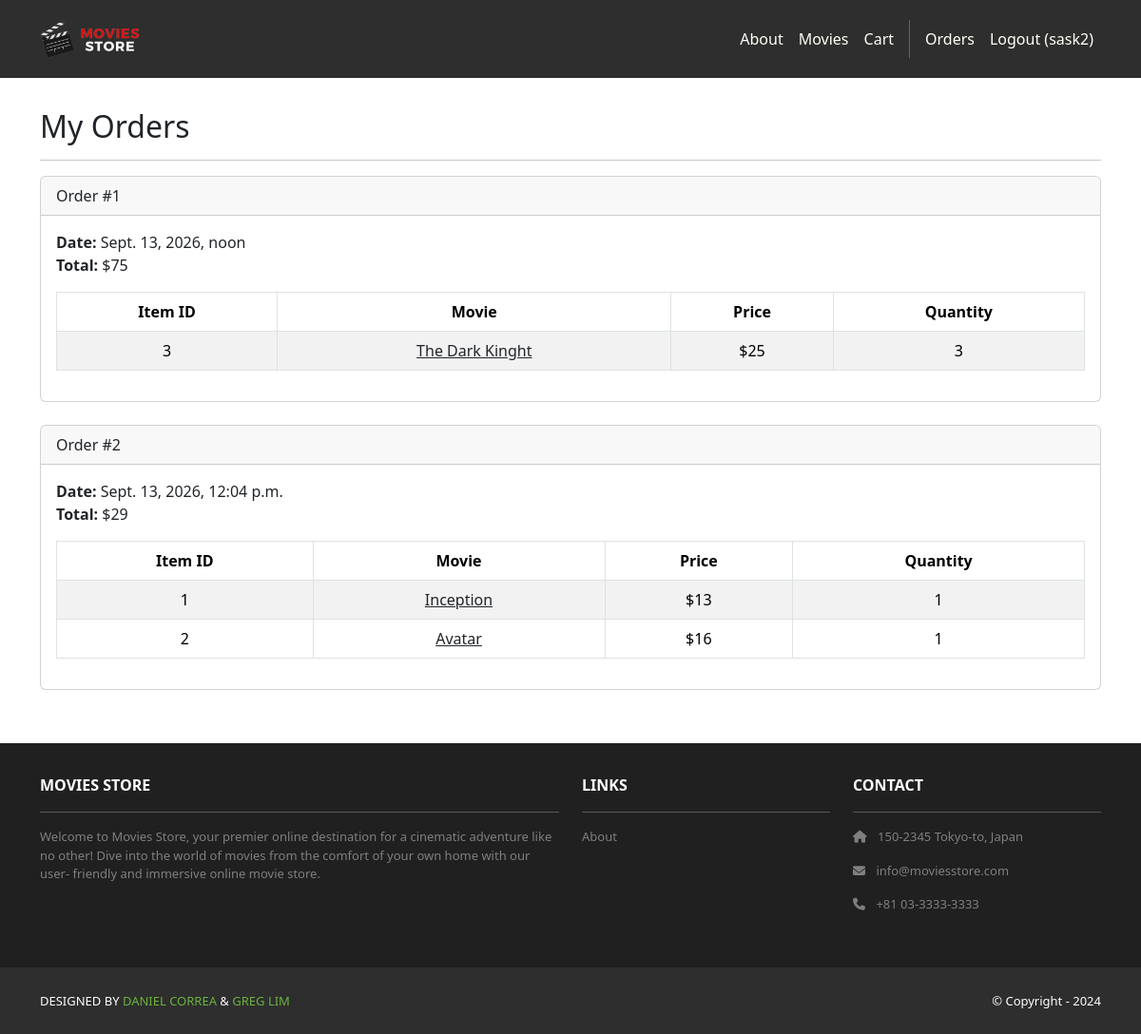
The app's page /accounts/orders/ (signed in), older data.
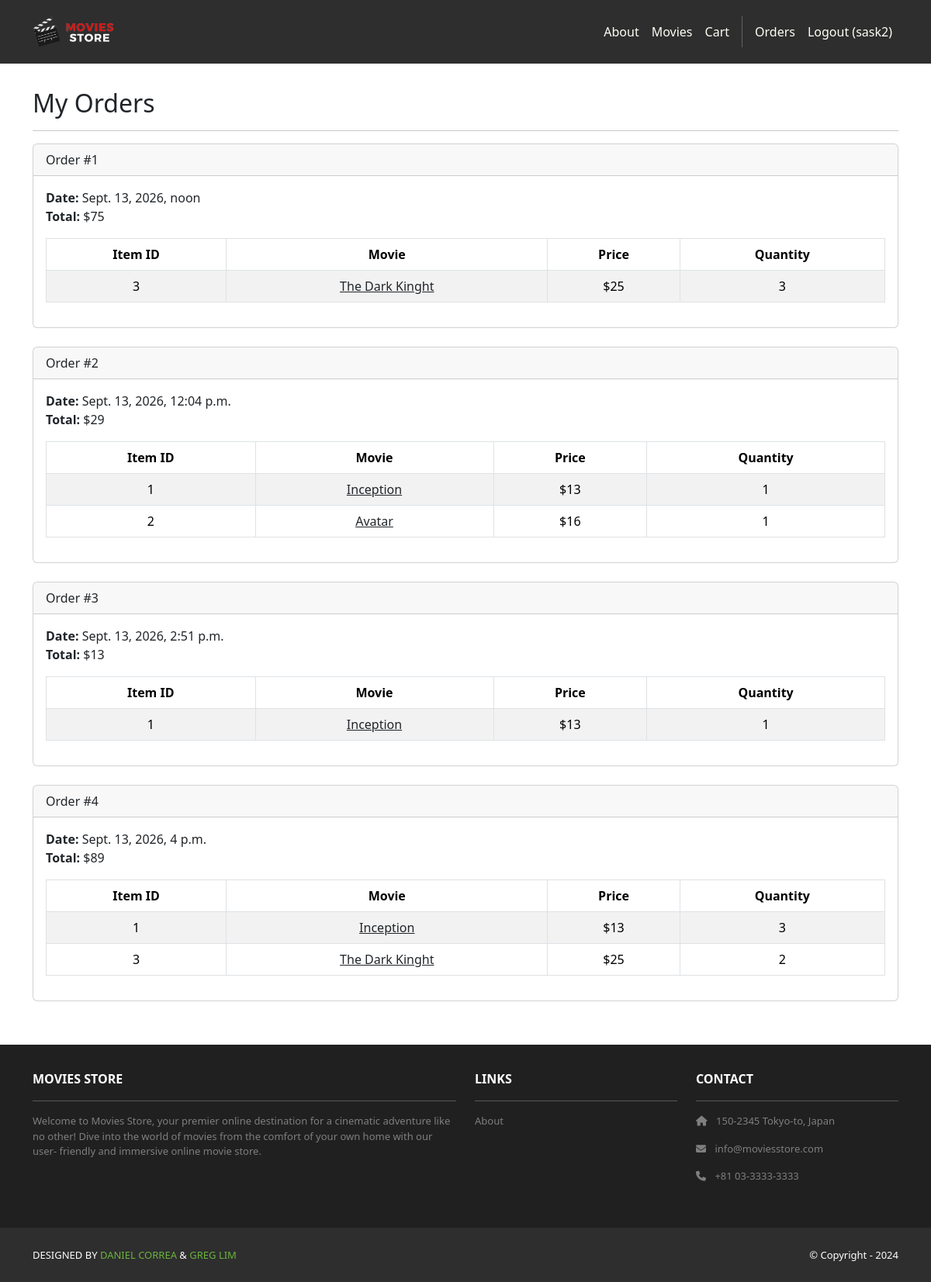
The same page, newer data.
### cart/models.py (models this page shows, shortened)
class Order(models.Model):
    id = models.AutoField(primary_key=True)
    total = models.IntegerField()
    date = models.DateTimeField(auto_now_add=True)
    user = models.ForeignKey(User,
        on_delete=models.CASCADE)

class Item(models.Model):
    id = models.AutoField(primary_key=True)
    price = models.IntegerField()
    quantity = models.IntegerField()
    order = models.ForeignKey(Order,
        on_delete=models.CASCADE)
    movie = models.ForeignKey(Movie,
        on_delete=models.CASCADE)

### movies/models.py (models this page shows, shortened)
class Movie(models.Model):
    id = models.AutoField(primary_key=True)
    name = models.CharField(max_length=255)
    price = models.IntegerField()
    description = models.TextField()
    image = models.ImageField(upload_to='movie_images/')

### accounts/views.py (the view)
# urls.py: path('orders/', views.orders, name='accounts.orders'),
@login_required
def orders(request):
    template_data = {}
    template_data['title'] = 'Orders'
    template_data['orders'] = request.user.order_set.all()
    return render(request, 'accounts/orders.html',
        {'template_data': template_data})

### accounts/templates/accounts/orders.html
{% extends 'base.html' %}
{% block content %}
<div class="p-3">
  <div class="container">
    <div class="row mt-3">
      <div class="col mx-auto mb-3">
        <h2>My Orders</h2>
        <hr />
        {% for order in template_data.orders %}
        <div class="card mb-4">
          <div class="card-header">
            Order #{{ order.id }}
          </div>
          <div class="card-body">
            <b>Date:</b> {{ order.date }}<br />
            <b>Total:</b> ${{ order.total }}<br />
            <table class="table table-bordered
              table-striped text-center mt-3">
              <thead>
                <tr>
                  <th scope="col">Item ID</th>
                  <th scope="col">Movie</th>
                  <th scope="col">Price</th>
                  <th scope="col">Quantity</th>
                </tr>
              </thead>
              <tbody>
                {% for item in order.item_set.all %}
                <tr>
                  <td>{{ item.movie.id }}</td>
                  <td>
                    <a class="link-dark" href="{% url 'movies.show' id=item.movie.id %}">
                    {{ item.movie.name }}
                    </a>
                  </td>
                  <td>${{ item.movie.price }}</td>
                  <td>{{ item.quantity }}</td>
                </tr>
                {% endfor %}
              </tbody>
            </table>
          </div>
        </div>
        {% endfor %}
      </div>
    </div>
  </div>
</div>
{% endblock content %}

### moviesstore/templates/base.html (shortened to what this page needs)
<!DOCTYPE html>
<html>
  {% load static %}
  <head>
    <link href="https://cdn.jsdelivr.net/npm/bootstrap@5.3.3/dist/css/bootstrap.min.css"
          rel="stylesheet"
>
    <link rel="stylesheet"
          href="https://cdnjs.cloudflare.com/ajax/libs/font-awesome/6.1.1/css/all.min.css">
    <link rel="stylesheet"
          type="text/css"
          href="{% static 'css/style.css' %}">
  </head>
<body>
    <nav class="p-3 navbar navbar-dark bg-dark
         navbar-expand-lg">
      <div class="container">
        <a class="navbar-brand"
           href="{% url 'home.index' %}">
          <img src="{% static 'img/logo.png' %}" alt="logo"
               height="40" />
        </a>
        <div class="collapse navbar-collapse"
             id="navbarNavAltMarkup">
          <div class="navbar-nav ms-auto navbar-ml">
            <a class="nav-link"
              href="{% url 'home.about' %}">About</a>
            <a class="nav-link"
              href="{% url 'movies.index' %}">Movies</a>
            <a class="nav-link"
              href="{% url 'cart.index' %}">Cart</a>
            {% if user.is_authenticated %}
            <a class="nav-link"
              href="{% url 'accounts.orders' %}">Orders
            </a>
            <a class="nav-link"
              href="{% url 'accounts.logout' %}">Logout ({{user.username }})</a>
            {% else %}
            <a class="nav-link"
              href="{% url 'accounts.login' %}">Login</a>
            <a class="nav-link"
              href="{% url 'accounts.signup' %}">Sign Up
            </a>
            {% endif %}
          </div>
        </div>
      </div>
    </nav>
  <div>
    {% block content %}
    {% endblock content %}
  </div>
    <section class="p-3 ms-footer d-none d-md-block">
      <div class="container">
        <div class="row mt-3 text-white">
          <div class="col-md-6 col-lg-6 col-xl-6
               mx-auto mb-4">
            <b>MOVIES STORE</b>
            <hr />
            <p>
              Welcome to Movies Store, your premier online
              destination for a cinematic adventure like no
              other! Dive into the world of movies from the
              comfort of your own home with our user-
              friendly and immersive online movie store.
            </p>
          </div>
          <div class="col-md-3 col-lg-3 col-xl-3
               mx-auto mb-4">
            <b>LINKS</b>
            <hr />
            <p><a class="nav-link"
              href="{% url 'home.about' %}">
              About
            </a></p>
          </div>
          <div class="col-md-3 col-lg-3 col-xl-3 mx-auto
               mb-4">
            <b>CONTACT</b>
            <hr />
            <p><i class="fas fa-home me-2"></i>
              150-2345 Tokyo-to, Japan
            </p>
            <p><i class="fas fa-envelope me-2"></i>
              info@moviesstore.com
            </p>
            <p><i class="fas fa-phone me-2"></i>
              +81 03-3333-3333
            </p>
          </div>
        </div>
      </div>
    </section>
    <section class="p-3 ms-footer-bottom bg-dark">
      <div class="container d-flex
           justify-content-between">
        <div class="me-5 text-white">
          <span>DESIGNED BY
            <a href="https://www.x.com/danielgarax"
            target="_blank">DANIEL CORREA</a> &
            <a href="https://www.x.com/greglim81"
            target="_blank">GREG LIM</a>
          </span>
        </div>
        <div class="text-white">
          <span>© Copyright - 2024</span>
        </div>
      </div>
    </section>
  </body>
</html>

### moviesstore/static/css/style.css (style rules this page uses)
.navbar a.nav-link { color: #FFFEF6 !important; }
.bg-dark { background-color: #2E2E2E !important; }
.ms-footer { background-color: #202020; }
.ms-footer p { color: #7F7F7F; font-size: 13px; }
.ms-footer-bottom span { font-size: 13px; line-height: 38px; }
.ms-footer-bottom a { color: #6ab43e; text-decoration: none; }

Row changes from the older to the newer data that the page shows:
added Order: id "3", date "Sept. 13, 2026, 2:51 p.m.", total "13"
added Item: movie.id "1", movie.name "Inception", movie.price "13", quantity "1", shown under "3"
added Order: id "4", date "Sept. 13, 2026, 4 p.m.", total "89"
added Item: movie.id "1", movie.name "Inception", movie.price "13", quantity "3", shown under "4"
added Item: movie.id "3", movie.name "The Dark Kinght", movie.price "25", quantity "2", shown under "4"
